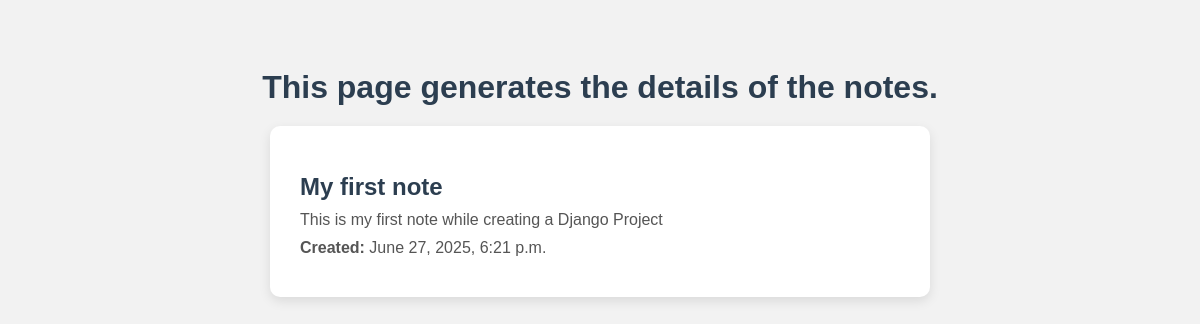
The page /smart/notes/1 on the database its author committed.
### notes/models.py (models this page shows)
class Notes(models.Model):
    title=models.CharField(max_length=200)
    text=models.TextField()
    created=models.DateTimeField(auto_now_add=True)
    likes=models.PositiveSmallIntegerField(default=0)

### notes/views.py (the view)
# urls.py: path('notes/<pk>',views.detail),
def detail(request,pk):
    try:
        note=Notes.objects.get(pk=pk)
    except Notes.DoesNotExist:
        raise Http404("Notes doesnt exist")
    return render(request,'notes/notes_detail.html',{'note':note})

### notes/templates/notes/notes_detail.html (shortened to what this page needs)
<!DOCTYPE html>
<html lang="en">
<head>
</head>
<body>
    <h1>This page generates the details of the notes.</h1>
    <div class="note-container">
        <h1>{{ note.title }}</h1>
        <p>{{ note.text }}</p>
        <p><strong>Created:</strong> {{ note.created }}</p>
    </div>
</body>
</html>

### notes/templates/notes/notes_detail.html (style rules this page uses)
body { font-family: Arial, sans-serif; background-color: #f2f2f2; padding: 40px; text-align: center; }
h1 { color: #2c3e50; margin-bottom: 20px; }
.note-container { background-color: #ffffff; padding: 30px; margin: auto; max-width: 600px; border-radius: 10px; box-shadow: 0 4px 12px rgba(0, 0, 0, 0.1); text-align: left; }
.note-container h1 { font-size: 24px; margin-bottom: 10px; }
.note-container p { font-size: 16px; color: #555; margin: 10px 0; }

### rows shown on the page
Notes: title "My first note", text "This is my first note while creating a Django Project", created "June 27, 2025, 6:21 p.m."
